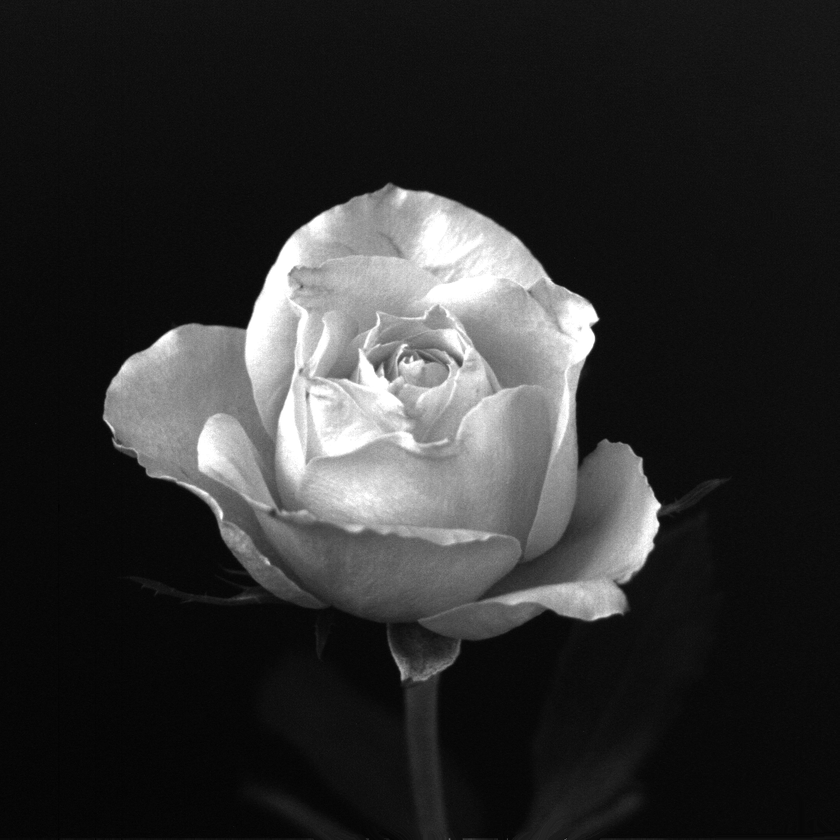
%> input picture 로봇비전/Original Images/dipum_images_ch02/Fig0206(a)(rose-original).tif, 840 x 840 px, shrunk from 1024 x 1024 before the run
$ octave test.m   (GNU Octave 9; MATLAB toolbox functions it lacks are replaced by stand-ins)
%> lines starting %> are read from the running program, lines starting %| are printed output that depends on the picture
### 로봇비전/hw3/paddedsize.m
function PQ = paddedsize(AB, CD, PARAM)
%PADDEDSIZE Computes padded sizes useful for FFT-based filtering.
% PQ = PADDEDSIZE(AB), where AB is a two-element size vector, computes the
% two-element size vecter PQ = 2*AB.
%
% PQ = PADDEDSIZE(AB, 'PWR2') computes the vector PQ such that PQ(1) =
% PQ(2) = 2^nextpow2(2*m), where m is MAX(AB).
%
% PQ = PADDEDSIZE(AB, CD), where AB and CD are two-element size vectors,
% computes the two-element size vector PQ. The elements of PQ are the
% smallest even integers greater than or equal to AB + CD -1.
%
% PQ = PADDEDSIZE(AB, CD, 'PWR2') computes the vector PQ such that PQ(1) =
% PQ(2) = 2^nextpow2(2*m), where m is MAX([AB CD]).
%
% Function rewritten from Gonzalez, Woods, Eddins; Digital Image Processing using Matlab
% Prentice Hall, 2004

if nargin ==1
    PQ = 2*AB;
elseif nargin == 2 & ~ischar(CD)
    PQ = AB +CD -1;
    PQ = 2*ceil(PQ/2);
elseif nargin ==2
    m= max(AB); %Maximum dimension

    %Find power-of-2 at least twice m.
	P = 2^nextpow2(2*m);
	PQ = [P, P];
elseif nargin == 3
    m=max([AB CD]); % Maximum dimension.
    P = 2^nextpow2(2*m);
    PQ = [P, P];
else
    error('Wrong number of inputs')
end

### 로봇비전/hw3/test.m
%%% Robot Vision%%%
%%% Dept. of Electronic Engineering
%%% 201314651 Lee Wonjai

% read the targeted image
IM_Rose = imread('C:\Users\user\OneDrive\바탕 화면\2019 특별, 4학년\4학년 2학기\로봇비전\Original Images\dipum_images_ch02\Fig0206(a)(rose-original).tif');
%> IM_Rose is the input picture: size 840x840 uint8; min 0, max 255, mean 46.8
Sob_Mask = [1 2 1; 0 0 0; -1 -2 -1];

% padding
PQ = paddedsize(size(IM_Rose));
%> PQ = [1680 1680]

I = fft2(IM_Rose,PQ(1),PQ(2));
H = fft2(Sob_Mask,PQ(1),PQ(2));

%Real calculation
I1 = I.*H;
I2 = ifft2(I1);
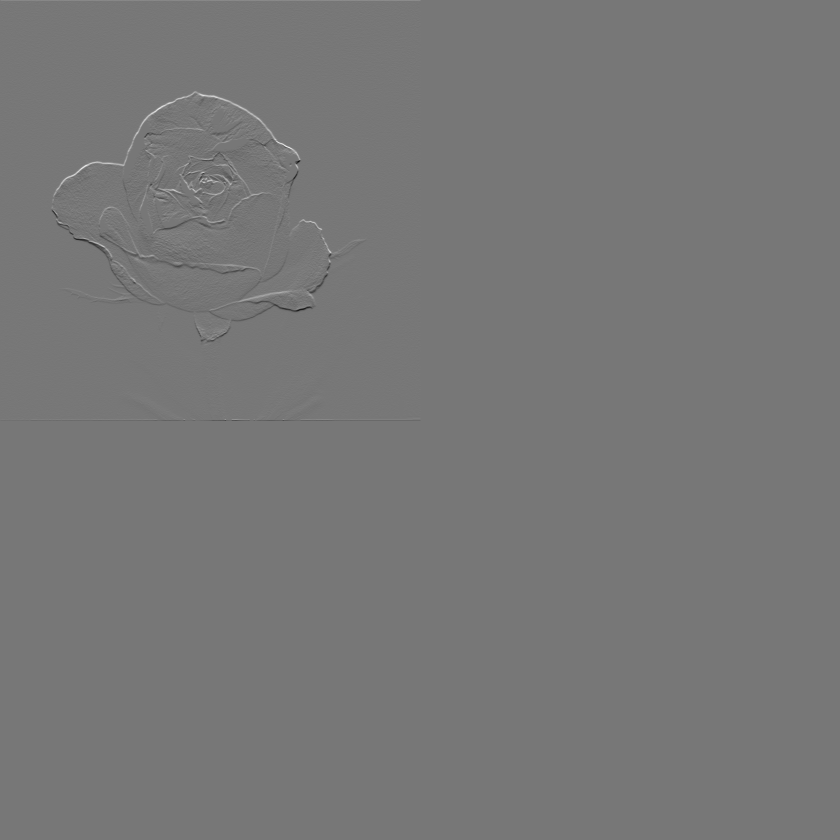
%> I2: size 1680x1680 double (shown at 1/2 size); min -588, max 664, mean 0; drawn with min black and max white

figure, imshow(uint8(I2));
%> after `imshow(uint8(I2))`:
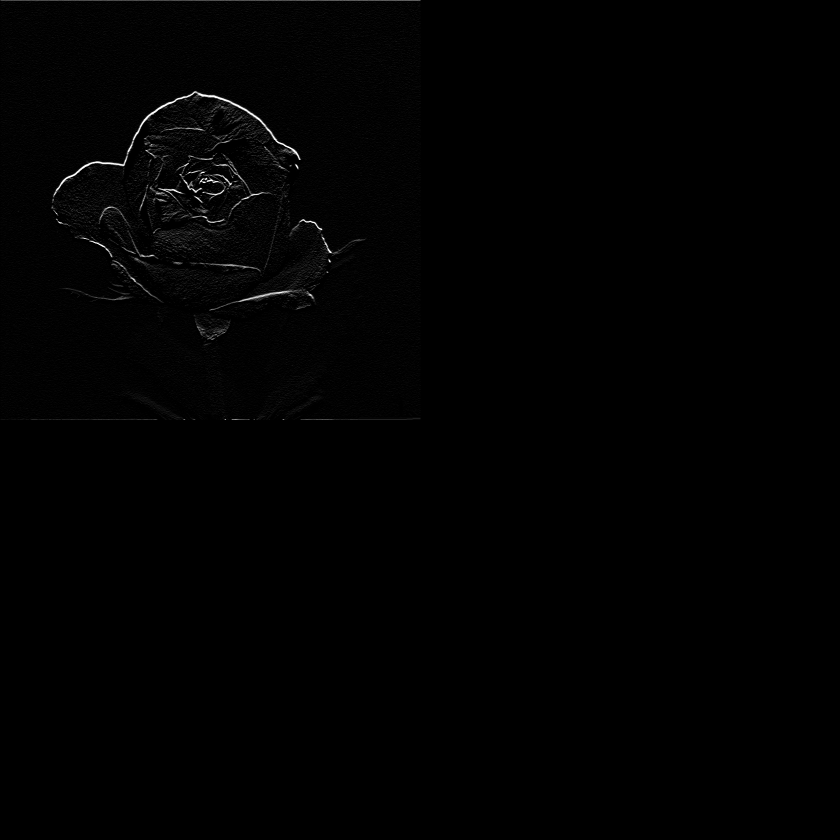
%> displayed picture: size 1680x1680, on the screen's scale of 0 to 255 (shown at 1/2 size); min 0, max 255, mean 1.5
